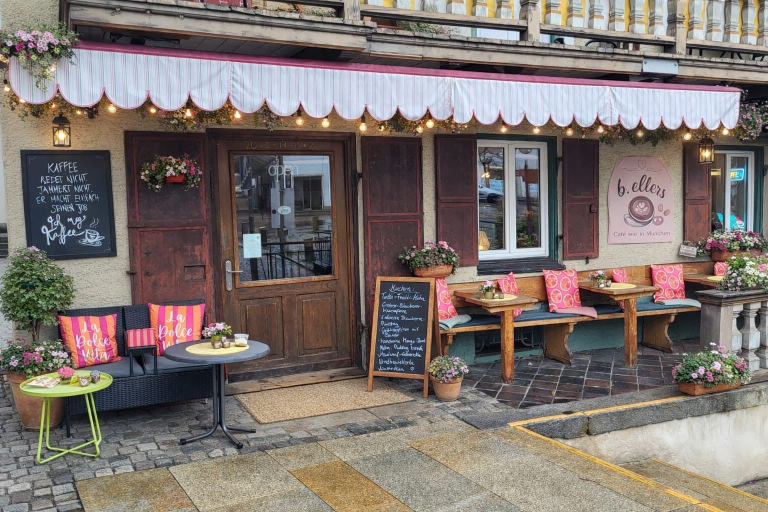
#> input picture assets/img/galerie/gross/foto-01.jpg, 1536 x 1024 px (shown at 1/2 size); its folder holds 4 pictures in this run
$ python neu_bilder.py
#> lines starting #> are read from the running program, lines starting #| are printed output that depends on the picture
"""Erzeugt die Bilder der neuen Seite (Ordner neu/bilder) aus den Vorlagen.

Jedes Foto entsteht in drei Breiten und drei Formaten (AVIF, WebP, JPG als
Rueckfall). Metadaten (EXIF, GPS) werden dabei nicht uebernommen.
Aufruf im Wurzelverzeichnis:  python werkzeuge/neu_bilder.py
Braucht Pillow mit AVIF-Unterstuetzung.
"""
import glob, json, os, re, html, io
from PIL import Image, ImageOps

ZIEL = "neu/bilder"
BREITEN = (480, 800, 1350)

fotos = []
for quelle in sorted(glob.glob("assets/img/galerie/gross/foto-*.jpg")):
    name = os.path.basename(quelle)[:-4]
    im = ImageOps.exif_transpose(Image.open(quelle)).convert("RGB")
#> im is the input picture: PIL image 1536x1024 RGB; mean R, G, B 125.7, 115.3, 110.4
    b, h = im.size
#> b = 1536; h = 1024
    breiten = [w for w in BREITEN if w < b] + [b] if b < BREITEN[-1] else list(BREITEN)
#> breiten = [480, 800, 1350]
    breiten = sorted(set(breiten))
    for w in breiten:
        bild = im if w == b else im.resize((w, round(h * w / b)), Image.LANCZOS)
        basis = f"{ZIEL}/fotos/{name}-{w}"
        bild.save(basis + ".avif", quality=52, speed=4)
        bild.save(basis + ".webp", quality=74, method=6)
        bild.save(basis + ".jpg", quality=76, progressive=True, optimize=True)
#> this loop made 3 passes
#> pass 1, `bild = im if w == b else im.resize((w, round(h * w / b)), Image.LANCZOS)`:
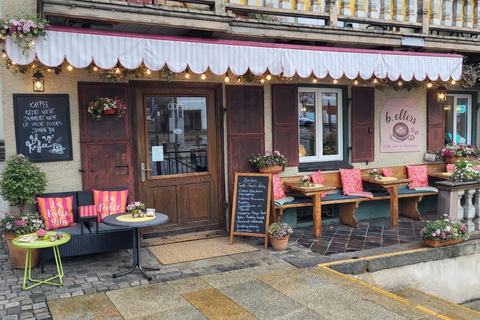
#> bild: PIL image 480x320 RGB; mean R, G, B 125.7, 115.3, 110.4
#> pass 2, `bild = im if w == b else im.resize((w, round(h * w / b)), Image.LANCZOS)`:
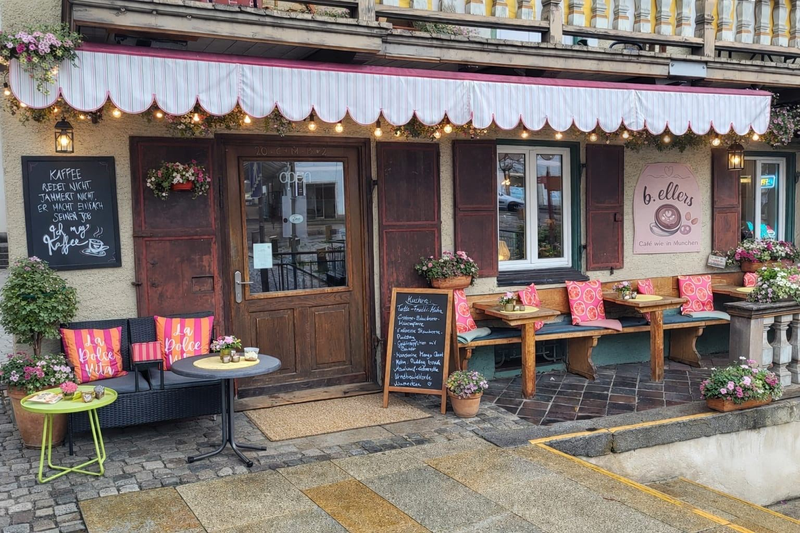
#> bild: PIL image 800x533 RGB; mean R, G, B 125.7, 115.3, 110.4
#> pass 3, `bild = im if w == b else im.resize((w, round(h * w / b)), Image.LANCZOS)`:
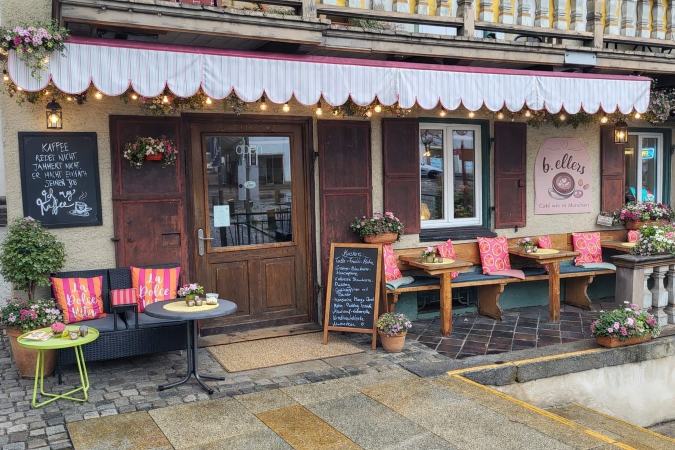
#> bild: PIL image 1350x900 RGB (shown at 1/2 size); mean R, G, B 125.7, 115.3, 110.4
    fotos.append({"name": name, "breite": b, "hoehe": h, "breiten": breiten})
#> pass 2 of the loop `for quelle in sorted(glob.glob("assets/img/galerie/gross/foto-*.jpg")):`:
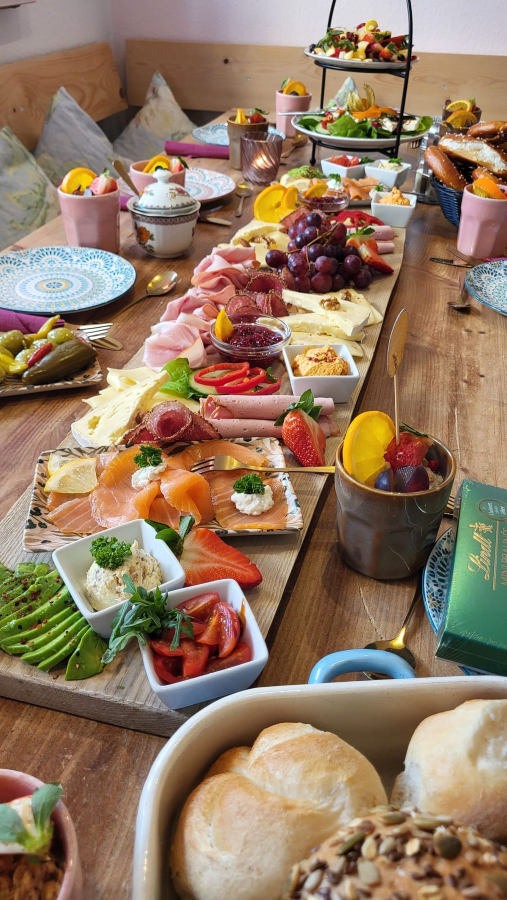
#> input picture assets/img/galerie/gross/foto-02.jpg, 1013 x 1800 px (shown at 1/2 size)
#> im is the input picture: PIL image 1013x1800 RGB; mean R, G, B 146.6, 121.7, 99
#> the loop `for w in breiten:` made 3 passes
#> pass 1, `bild = im if w == b else im.resize((w, round(h * w / b)), Image.LANCZOS)`:
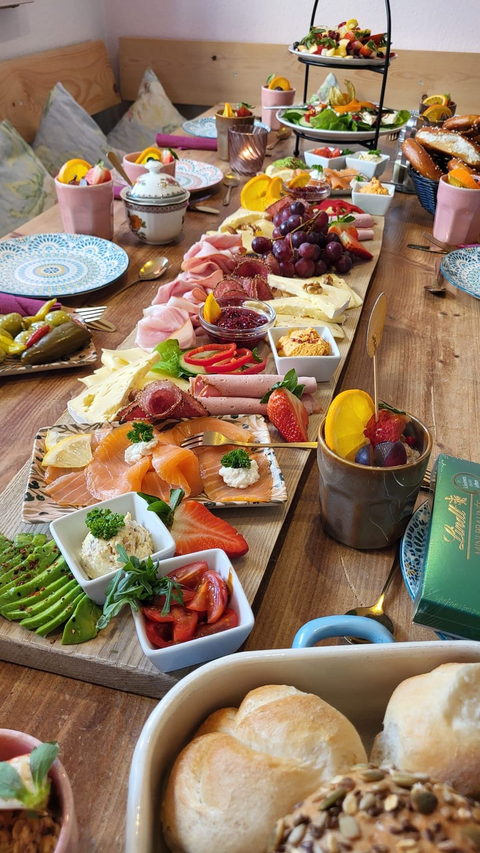
#> bild: PIL image 480x853 RGB; mean R, G, B 146.6, 121.7, 99
#> pass 3 of the loop `for quelle in sorted(glob.glob("assets/img/galerie/gross/foto-*.jpg")):`:
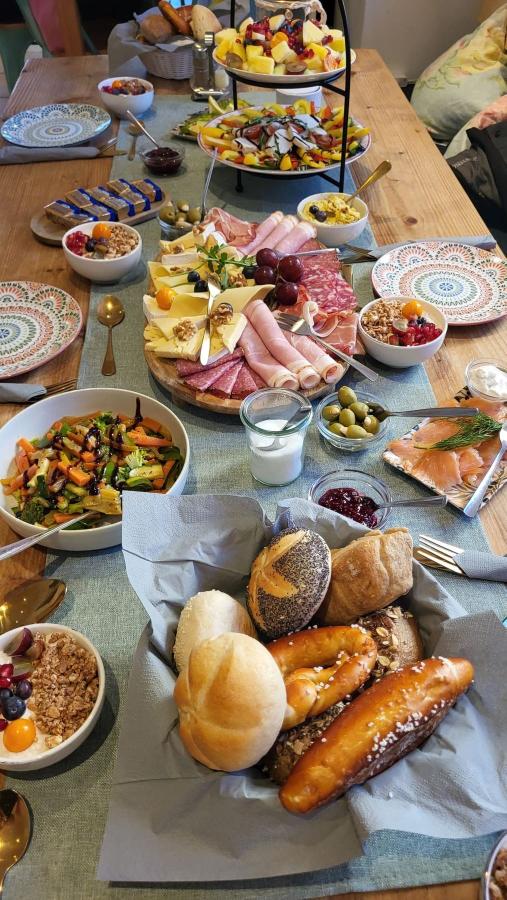
#> input picture assets/img/galerie/gross/foto-03.jpg, 1013 x 1800 px (shown at 1/2 size)
#> im is the input picture: PIL image 1013x1800 RGB; mean R, G, B 136.8, 117.7, 97.1
#> the loop `for w in breiten:` made 3 passes
#> pass 1, `bild = im if w == b else im.resize((w, round(h * w / b)), Image.LANCZOS)`:
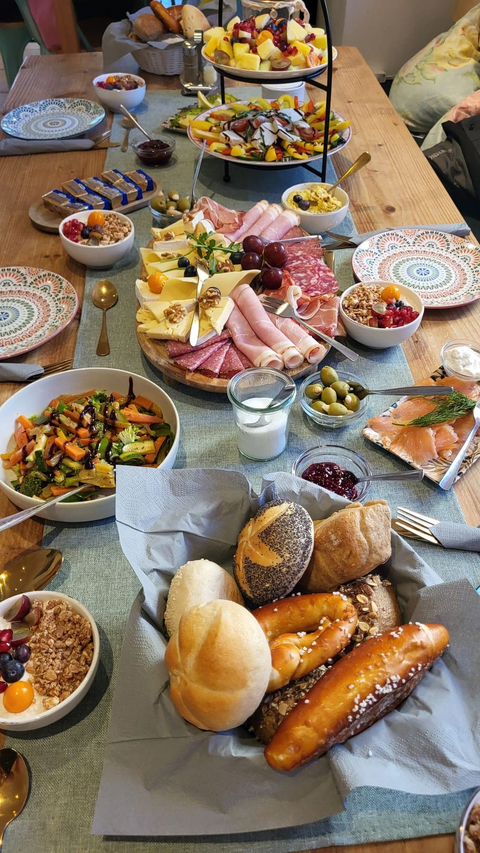
#> bild: PIL image 480x853 RGB; mean R, G, B 136.8, 117.7, 97.2
#> pass 2, `bild = im if w == b else im.resize((w, round(h * w / b)), Image.LANCZOS)`:
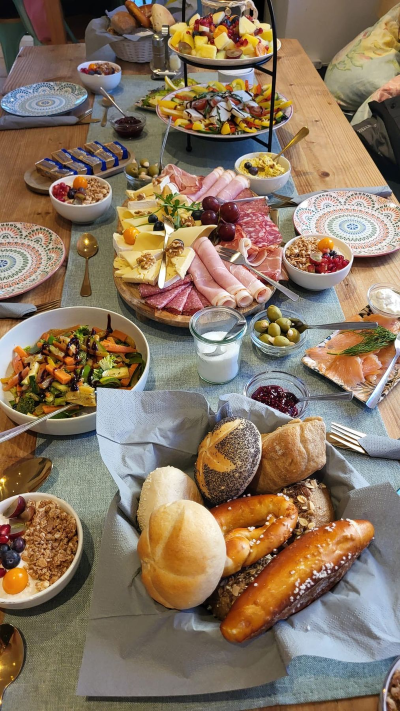
#> bild: PIL image 800x1422 RGB (shown at 1/2 size); mean R, G, B 136.8, 117.7, 97.2
#> the loop made 4 passes; the first 3 are shown

# Beschriftungen und Alt-Texte aus den alten Galerieseiten uebernehmen
def texte(datei):
    s = io.open(datei, encoding="utf-8").read()
    aus = {}
    for bu, name, alt in re.findall(r'data-bu="([^"]*)">\s*<img src="assets/img/galerie/(foto-\d+)\.jpg" alt="([^"]*)"', s):
        aus[name] = (html.unescape(bu), html.unescape(alt))
    return aus
if os.path.exists("galerie.html"):
    de, en = texte("galerie.html"), texte("gallery-en.html")
    for f in fotos:
        f["titel"] = {"de": de[f["name"]][0], "en": en[f["name"]][0]}
        f["alt"] = {"de": de[f["name"]][1], "en": en[f["name"]][1]}
    json.dump(fotos, io.open("werkzeuge/neu_fotos.json", "w", encoding="utf-8"), ensure_ascii=False, indent=1)

# Logo und Signet
#> (the run stopped early here; a loop or call above may not have finished)
